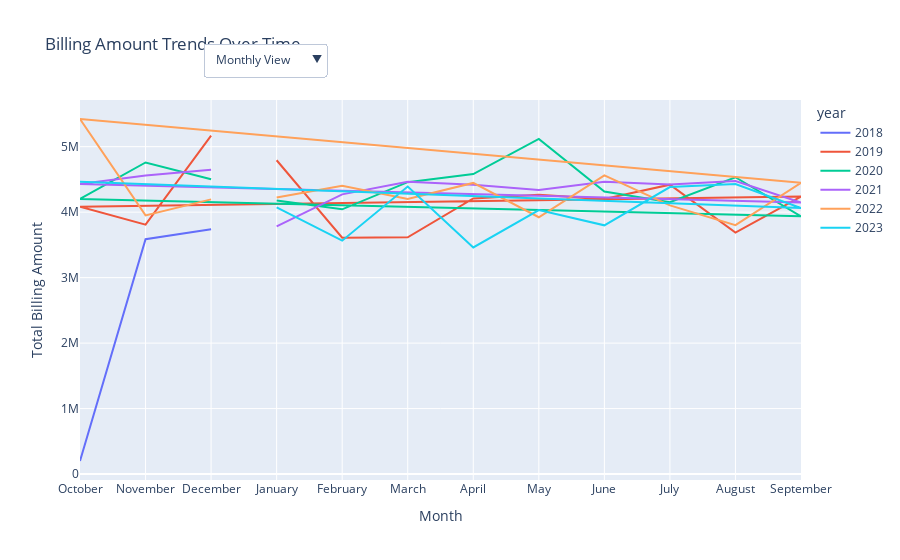

Notebook cell for this chart:
### Code cell
import pandas as pd
import plotly.express as px
import plotly.graph_objects as go

# Assuming df has already been created and contains 'date_of_admission' and 'billing_amount' columns

# Convert 'date_of_admission' to datetime if not already done
df['date_of_admission'] = pd.to_datetime(df['date_of_admission'])

# Extract Year, Month, and Quarter from 'date_of_admission'
df['year'] = df['date_of_admission'].dt.year
df['month'] = df['date_of_admission'].dt.month_name()  # Use dt.month for numeric month if preferred
df['quarter'] = df['date_of_admission'].dt.to_period('Q').astype(str)

# Group by Year and Month for monthly trends
df_monthly = df.groupby(['year', 'month'])['billing_amount'].sum().reset_index()

# Group by Year and Quarter for quarterly trends
df_quarterly = df.groupby(['year', 'quarter'])['billing_amount'].sum().reset_index()

# Set month as a categorical variable to ensure proper sorting
df_monthly['month'] = pd.Categorical(
    df_monthly['month'],
    categories=["January", "February", "March", "April", "May", "June", 
                "July", "August", "September", "October", "November", "December"],
    ordered=True
)

# Sort by year and month
df_monthly = df_monthly.sort_values(['year', 'month'])

# Create the initial figure for monthly billing amount trends
fig_trend = px.line(
    df_monthly,
    x='month',
    y='billing_amount',
    color='year',
    title='Billing Amount Trends Over Time',
    labels={'month': 'Month', 'billing_amount': 'Total Billing Amount'}
)

# Add the quarterly data trace, initially hidden
for year in df_quarterly['year'].unique():
    quarterly_data = df_quarterly[df_quarterly['year'] == year]
    fig_trend.add_trace(go.Scatter(
        x=quarterly_data['quarter'],
        y=quarterly_data['billing_amount'],
        mode='lines+markers',
        name=f"Quarterly {year}",
        visible=False
    ))

# Add an update menu for toggling between monthly and quarterly data
fig_trend.update_layout(
    updatemenus=[
        {
            "buttons": [
                {
                    "args": [{"visible": [True] * len(df_monthly['year'].unique()) + [False] * len(df_quarterly['year'].unique())}],
                    "label": "Monthly View",
                    "method": "update"
                },
                {
                    "args": [{"visible": [False] * len(df_monthly['year'].unique()) + [True] * len(df_quarterly['year'].unique())}],
                    "label": "Quarterly View",
                    "method": "update"
                }
            ],
            "direction": "down",
            "showactive": True,
            "x": 0.17,
            "y": 1.15,
            "xanchor": "left",
            "yanchor": "top"
        }
    ]
)

# Show the interactive plot
fig_trend.show()

### Figure 1 — Plotly figure (JSON) as saved in the notebook; plotly's stock layout.template omitted (floating-point values rounded to 4 significant figures)
{"data": [{"hovertemplate": "year=2018<br>Month=%{x}<br>Total Billing Amount=%{y}<extra></extra>", "legendgroup": "2018", "line": {"color": "#636efa", "dash": "solid"}, "marker": {"symbol": "circle"}, "mode": "lines", "name": "2018", "orientation": "v", "showlegend": true, "type": "scatter", "x": ["October", "November", "December"], "xaxis": "x", "y": [199500.0, 3586000.0, 3737000.0], "yaxis": "y"}, {"hovertemplate": "year=2019<br>Month=%{x}<br>Total Billing Amount=%{y}<extra></extra>", "legendgroup": "2019", "line": {"color": "#EF553B", "dash": "solid"}, "marker": {"symbol": "circle"}, "mode": "lines", "name": "2019", "orientation": "v", "showlegend": true, "type": "scatter", "x": ["January", "February", "March", "April", "May", "June", "July", "August", "September", "October", "November", "December"], "xaxis": "x", "y": [4793000.0, 3609000.0, 3617000.0, 4209000.0, 4265000.0, 4201000.0, 4419000.0, 3687000.0, 4239000.0, 4082000.0, 3809000.0, 5169000.0], "yaxis": "y"}, {"hovertemplate": "year=2020<br>Month=%{x}<br>Total Billing Amount=%{y}<extra></extra>", "legendgroup": "2020", "line": {"color": "#00cc96", "dash": "solid"}, "marker": {"symbol": "circle"}, "mode": "lines", "name": "2020", "orientation": "v", "showlegend": true, "type": "scatter", "x": ["January", "February", "March", "April", "May", "June", "July", "August", "September", "October", "November", "December"], "xaxis": "x", "y": [4178000.0, 4043000.0, 4458000.0, 4582000.0, 5118000.0, 4314000.0, 4151000.0, 4533000.0, 3937000.0, 4202000.0, 4759000.0, 4502000.0], "yaxis": "y"}, {"hovertemplate": "year=2021<br>Month=%{x}<br>Total Billing Amount=%{y}<extra></extra>", "legendgroup": "2021", "line": {"color": "#ab63fa", "dash": "solid"}, "marker": {"symbol": "circle"}, "mode": "lines", "name": "2021", "orientation": "v", "showlegend": true, "type": "scatter", "x": ["January", "February", "March", "April", "May", "June", "July", "August", "September", "October", "November", "December"], "xaxis": "x", "y": [3784000.0, 4272000.0, 4465000.0, 4417000.0, 4338000.0, 4465000.0, 4424000.0, 4476000.0, 4147000.0, 4430000.0, 4561000.0, 4649000.0], "yaxis": "y"}, {"hovertemplate": "year=2022<br>Month=%{x}<br>Total Billing Amount=%{y}<extra></extra>", "legendgroup": "2022", "line": {"color": "#FFA15A", "dash": "solid"}, "marker": {"symbol": "circle"}, "mode": "lines", "name": "2022", "orientation": "v", "showlegend": true, "type": "scatter", "x": ["January", "February", "March", "April", "May", "June", "July", "August", "September", "October", "November", "December"], "xaxis": "x", "y": [4225000.0, 4403000.0, 4201000.0, 4447000.0, 3922000.0, 4562000.0, 4104000.0, 3802000.0, 4449000.0, 5423000.0, 3951000.0, 4195000.0], "yaxis": "y"}, {"hovertemplate": "year=2023<br>Month=%{x}<br>Total Billing Amount=%{y}<extra></extra>", "legendgroup": "2023", "line": {"color": "#19d3f3", "dash": "solid"}, "marker": {"symbol": "circle"}, "mode": "lines", "name": "2023", "orientation": "v", "showlegend": true, "type": "scatter", "x": ["January", "February", "March", "April", "May", "June", "July", "August", "September", "October"], "xaxis": "x", "y": [4072000.0, 3564000.0, 4391000.0, 3460000.0, 4032000.0, 3799000.0, 4383000.0, 4430000.0, 4062000.0, 4466000.0], "yaxis": "y"}, {"mode": "lines+markers", "name": "Quarterly 2018", "type": "scatter", "visible": false, "x": ["2018Q4"], "y": [7523000.0]}, {"mode": "lines+markers", "name": "Quarterly 2019", "type": "scatter", "visible": false, "x": ["2019Q1", "2019Q2", "2019Q3", "2019Q4"], "y": [12020000.0, 12680000.0, 12350000.0, 13060000.0]}, {"mode": "lines+markers", "name": "Quarterly 2020", "type": "scatter", "visible": false, "x": ["2020Q1", "2020Q2", "2020Q3", "2020Q4"], "y": [12680000.0, 14010000.0, 12620000.0, 13460000.0]}, {"mode": "lines+markers", "name": "Quarterly 2021", "type": "scatter", "visible": false, "x": ["2021Q1", "2021Q2", "2021Q3", "2021Q4"], "y": [12520000.0, 13220000.0, 13050000.0, 13640000.0]}, {"mode": "lines+markers", "name": "Quarterly 2022", "type": "scatter", "visible": false, "x": ["2022Q1", "2022Q2", "2022Q3", "2022Q4"], "y": [12830000.0, 12930000.0, 12350000.0, 13570000.0]}, {"mode": "lines+markers", "name": "Quarterly 2023", "type": "scatter", "visible": false, "x": ["2023Q1", "2023Q2", "2023Q3", "2023Q4"], "y": [12030000.0, 11290000.0, 12880000.0, 4466000.0]}], "layout": {"autosize": true, "dragmode": "zoom", "legend": {"title": {"text": "year"}, "tracegroupgap": 0}, "title": {"text": "Billing Amount Trends Over Time"}, "updatemenus": [{"buttons": [{"args": [{"visible": [true, true, true, true, true, true, false, false, false, false, false, false]}], "label": "Monthly View", "method": "update"}, {"args": [{"visible": [false, false, false, false, false, false, true, true, true, true, true, true]}], "label": "Quarterly View", "method": "update"}], "direction": "down", "showactive": true, "x": 0.17, "xanchor": "left", "y": 1.15, "yanchor": "top"}], "xaxis": {"anchor": "y", "autorange": true, "domain": [0, 1], "range": [0, 11], "showspikes": false, "title": {"text": "Month"}, "type": "category"}, "yaxis": {"anchor": "x", "autorange": true, "domain": [0, 1], "range": [-90640.0, 5713000.0], "showspikes": false, "title": {"text": "Total Billing Amount"}, "type": "linear"}}}
